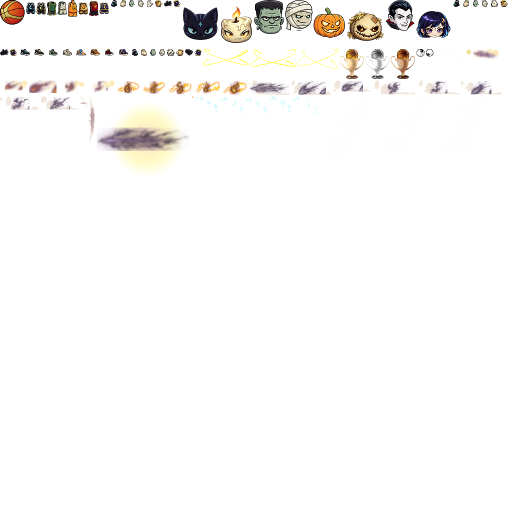
#> input picture Rim_Rush_Championship_Season/Assets/BasketballLegends2020/Resources/BL2020/DragonBones/texture2.png, 1024 x 1024 px (shown at 1/2 size)
$ python -i rebuild_active_character_assets.py   (imports and definitions only)
#> lines starting #> are read from the running program, lines starting #| are printed output that depends on the picture; after the words box and inside, x2 and y2 are one past the last pixel; in counts of white or black regions, pixels touching at a corner belong together
#> further down, picture is the input picture: PIL image 1024x1024 RGBA; mean R, G, B, A 15.7, 14, 11.5, 15.4
from __future__ import annotations

import json
from dataclasses import dataclass
from pathlib import Path

import numpy as np
from PIL import Image, ImageFilter, ImageOps

try:
    from scipy import ndimage
except ImportError:  # pragma: no cover - scipy is optional for local tooling.
    ndimage = None


REPO_ROOT = Path(__file__).resolve().parents[2]
ART_SOURCE_DIR = REPO_ROOT / "ArtSource"
DRAGON_BONES_DIR = REPO_ROOT / "Assets" / "rimrush" / "Resources" / "rimrush" / "DragonBones"
TEXTURE_PATH = DRAGON_BONES_DIR / "texture2.png"
TEXTURE_JSON_PATH = DRAGON_BONES_DIR / "texture2.json"

ALPHA_THRESHOLD = 8
MIN_COMPONENT_AREA = 1000
SCALE_FACTORS = tuple(0.75 + 0.05 * step for step in range(11))
OFFSET_RANGE = range(-6, 7)
LARGE_PARTS = ("head", "body", "leg")
HAND_PARTS = ("left_hand", "right_hand", "dig_hand")
SHARPEN_RADIUS = 0.6
SHARPEN_PERCENT = 115
SHARPEN_THRESHOLD = 1


@dataclass(frozen=True)
class CharacterSource:
    id: str
    source_file: str


@dataclass(frozen=True)
class SourceComponent:
    area: int
    box: tuple[int, int, int, int]
    image: Image.Image


@dataclass(frozen=True)
class RenderResult:
    score: float
    rendered: Image.Image
    flipped: bool
    scale_factor: float
    offset_x: int
    offset_y: int


CHARACTERS = (
    CharacterSource("pumpkin", "\u5357\u74dc\u54e5\u900f\u660e.png"),
    CharacterSource("frankenstein", "\u79d1\u5b66\u602a\u4eba\u900f\u660e.png"),
    CharacterSource("mummy", "\u6728\u4e43\u4f0a\u900f\u660e.png"),
    CharacterSource("vampire", "\u5438\u8840\u9b3c\u900f\u660e.png"),
    CharacterSource("candle", "\u8721\u70db\u4eba\u900f\u660e\u5e95.png"),
    CharacterSource("scarecrow", "\u7a3b\u8349\u4eba\u900f\u660e\u5e95.png"),
    CharacterSource("witch", "\u5973\u5deb\u900f\u660e\u5e95.png"),
    CharacterSource("blackcat", "\u9ed1\u732b\u900f\u660e\u5e95.png"),
)


def load_json(path: Path) -> dict:
    return json.loads(path.read_text(encoding="utf-8"))


def trim_to_alpha(image: Image.Image) -> Image.Image:
    bbox = image.getchannel("A").getbbox()
    return image.crop(bbox) if bbox else image.copy()


def extract_components_with_scipy(image: Image.Image) -> list[SourceComponent]:
    alpha = np.asarray(image.getchannel("A")) >= ALPHA_THRESHOLD
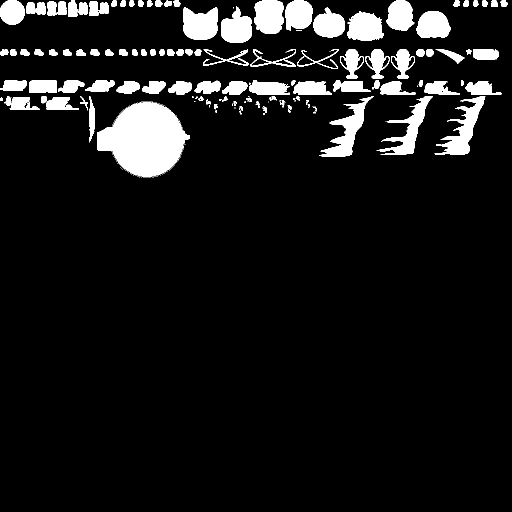
#> alpha: shape (1024, 1024) bool (shown at 1/2 size); 9% white; 253 white regions (150 under 20 px), largest, box (x1, y1, x2, y2) and area: (194, 203, 380, 355) 18357, (869, 193, 971, 309) 4067, (638, 193, 748, 314) 4049
    labels, _ = ndimage.label(alpha)
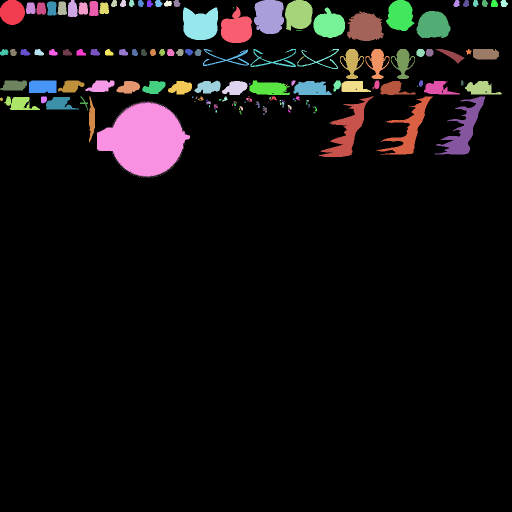
#> labels: shape (1024, 1024) int32 (shown at 1/2 size); 382 distinct labels, from 0 to 381; one colour per label, 0 black
    slices = ndimage.find_objects(labels)
#> slices = 381 items
    components: list[SourceComponent] = []
    for label_index, item in enumerate(slices, start=1):
        if item is None:
            continue

        y_slice, x_slice = item
        mask = labels[item] == label_index
        area = int(mask.sum())
        if area < MIN_COMPONENT_AREA:
            continue

        box = (x_slice.start, y_slice.start, x_slice.stop, y_slice.stop)
        components.append(SourceComponent(area=area, box=box, image=image.crop(box)))
#> this loop made 381 passes
#> area on passes 2 to 4: 549, 134, 133
#> pass 1, in extract_components_with_scipy, `mask = labels[item] == label_index`:
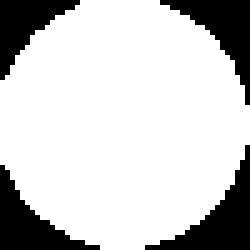
#> mask: shape (50, 50) bool (shown 5 times larger); 79% white; 4 black regions, box (x1, y1, x2, y2) and area: (29, 29, 50, 50) 149, (32, 0, 50, 21) 133, (0, 33, 20, 50) 130, (0, 0, 16, 16) 113
#> after the loop, components = 25 items

    components.sort(key=lambda item: item.area, reverse=True)
    return components


# [54 lines left out: function extract_components_fallback, not called in this run]


def extract_components(image: Image.Image) -> list[SourceComponent]:
    if ndimage is not None:
        return extract_components_with_scipy(image)
    return extract_components_fallback(image)


# [32 lines left out: function premultiplied_resize, not called in this run]


def alpha_mse(left: np.ndarray, right: np.ndarray) -> float:
    return float(np.mean((left - right) ** 2))


def clamp(value: int, minimum: int, maximum: int) -> int:
    return max(minimum, min(maximum, value))


# [51 lines left out: function fit_component_to_target, not called in this run]


def build_target_lookup(texture_json: dict) -> dict[str, dict]:
    return {sub_texture["name"]: sub_texture for sub_texture in texture_json["SubTexture"]}


# [9 lines left out: function extract_target_crop, not called in this run]


def paste_target_crop(texture: Image.Image, sub_texture: dict, crop: Image.Image) -> None:
    texture.paste(crop, (sub_texture["x"], sub_texture["y"]), crop)


# [65 lines left out: functions rebuild_character, main, not called in this run]


# [2 lines not run here, left out]

>>> from PIL import Image
>>> picture = Image.open('../../Assets/BasketballLegends2020/Resources/BL2020/DragonBones/texture2.png')
>>> result = extract_components(picture)
#> result = 25 items

$ run again, on Assets/BasketballLegends2020/Resources/BL2020/Atlases/gameplay.png
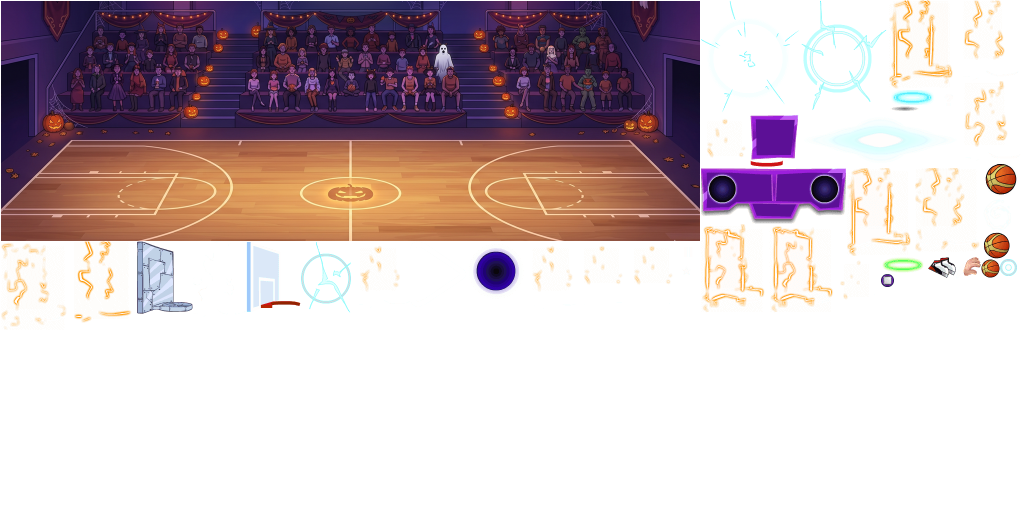
#> input picture Assets/BasketballLegends2020/Resources/BL2020/Atlases/gameplay.png, 2048 x 1024 px (shown at 1/2 size)
#> picture is the input picture: PIL image 2048x1024 RGBA; mean R, G, B, A 53.9, 38, 37.8, 97.8
#> in extract_components_with_scipy, `alpha = np.asarray(image.getchannel("A")) >= ALPHA_THRESHOLD`:
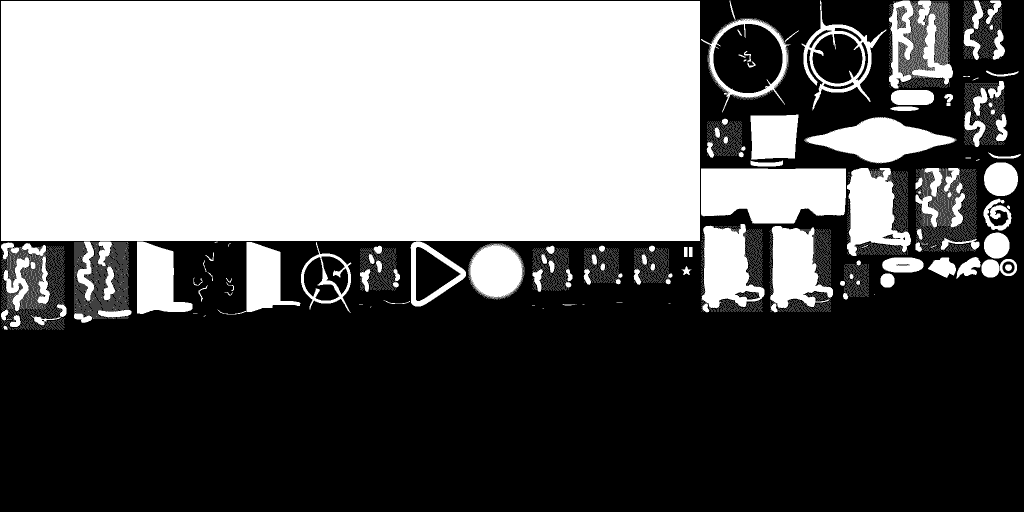
#> alpha: shape (1024, 2048) bool (shown at 1/2 size); 42.2% white; 15472 white regions (15343 under 20 px), largest, box (x1, y1, x2, y2) and area: (2, 2, 1400, 482) 671040, (1402, 337, 1692, 447) 27829, (1608, 234, 1913, 327) 14447
#> slices = 21369 items
#> the loop in extract_components_with_scipy, `for label_index, item in enumerate(slices, start=1):` made 21369 passes
#> area on passes 1, 4, 5: 104, 839, 714
#> pass 3, in extract_components_with_scipy, `mask = labels[item] == label_index`:
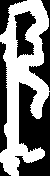
#> mask: shape (176, 50) bool; 49.9% white; 1 white region, box (x1, y1, x2, y2) and area: (0, 0, 50, 176) 4390
#> after the loop in extract_components_with_scipy, `for label_index, item in enumerate(slices, start=1):`: components = 30 items
